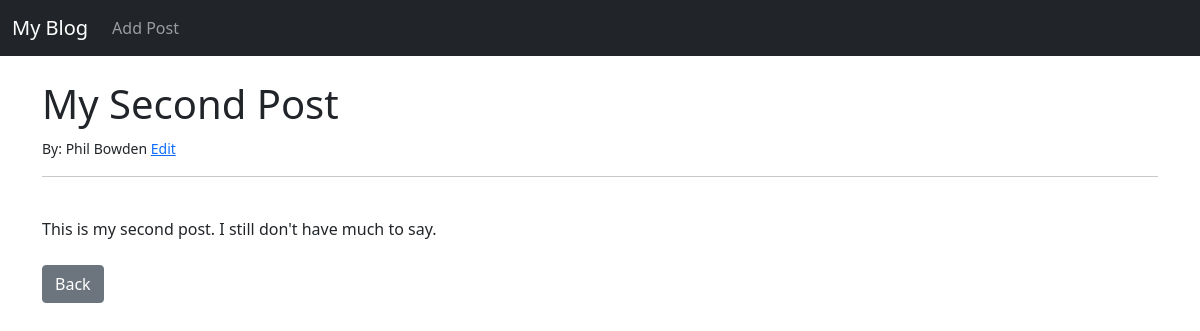
The app's page /article/2 with its own data.
### blogoramma/models.py (models this page shows, shortened)
class Post(models.Model):
	title = models.CharField(max_length = 255)
	title_tag = models.CharField(max_length = 255)
	author = models.ForeignKey(User, on_delete=models.CASCADE)
	body = models.TextField()

### blogoramma/views.py (the view)
# urls.py: path('article/<int:pk>', ArticleDetailView.as_view(), name='article-detail'),
class ArticleDetailView(DetailView):
    model = Post
    template_name = 'article_details.html'

### blogoramma/templates/article_details.html (shortened to what this page needs)
{% extends 'base.html' %}
{% block content %}
<h1>{{ post.title }}</h1>
<small>By: {{ post.author.first_name }}
{{ post.author.last_name }} <a href="{% url 'update_post' post.pk %}">Edit</a></small><br/>
<hr>
<br/>
{{ post.body }}
<br/><br/>
<a href="{% url 'home' %}" class="btn btn-secondary">Back</a>
{% endblock %}

### records on screen
Post: title "My Second Post", author.first_name "Phil", author.last_name "Bowden", body "This is my second post. I still don't have much to say."
